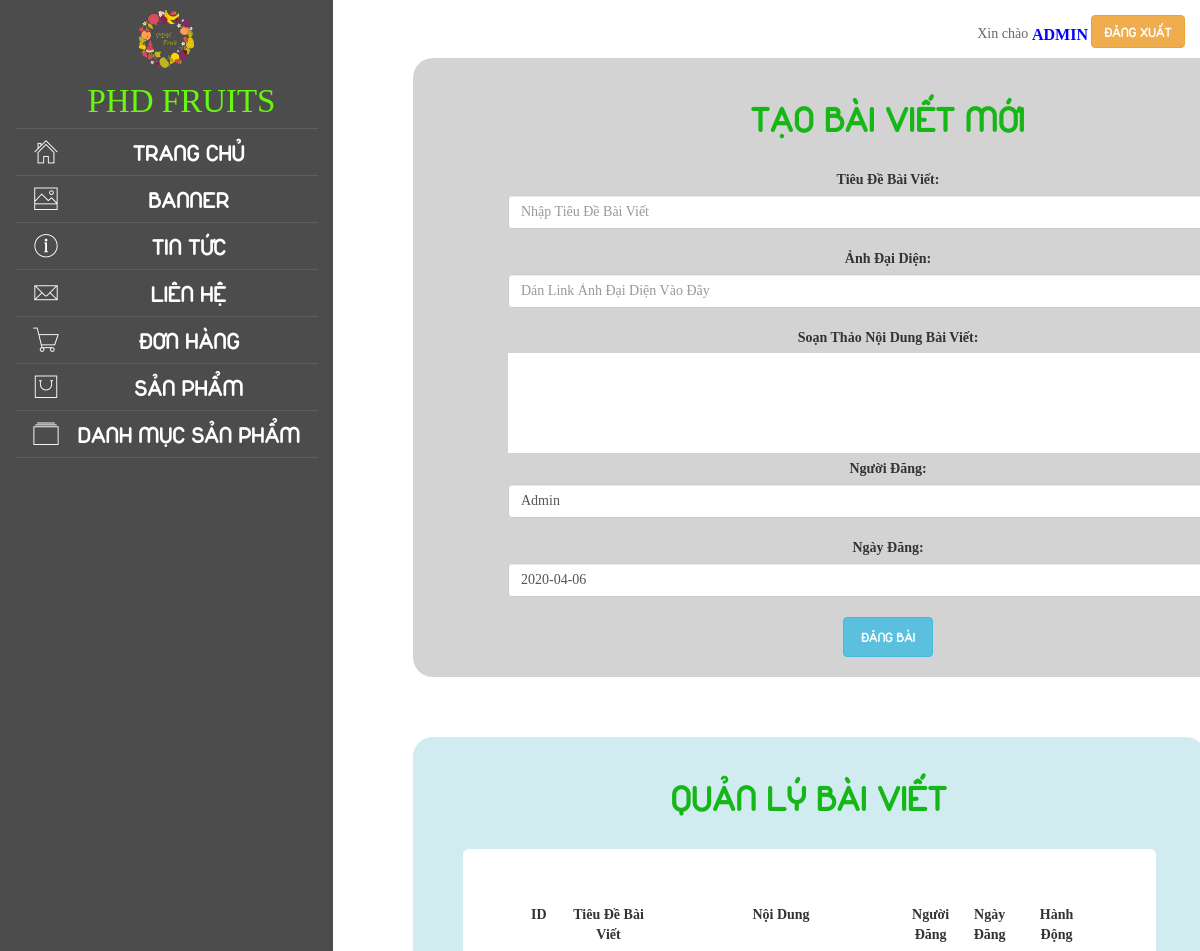
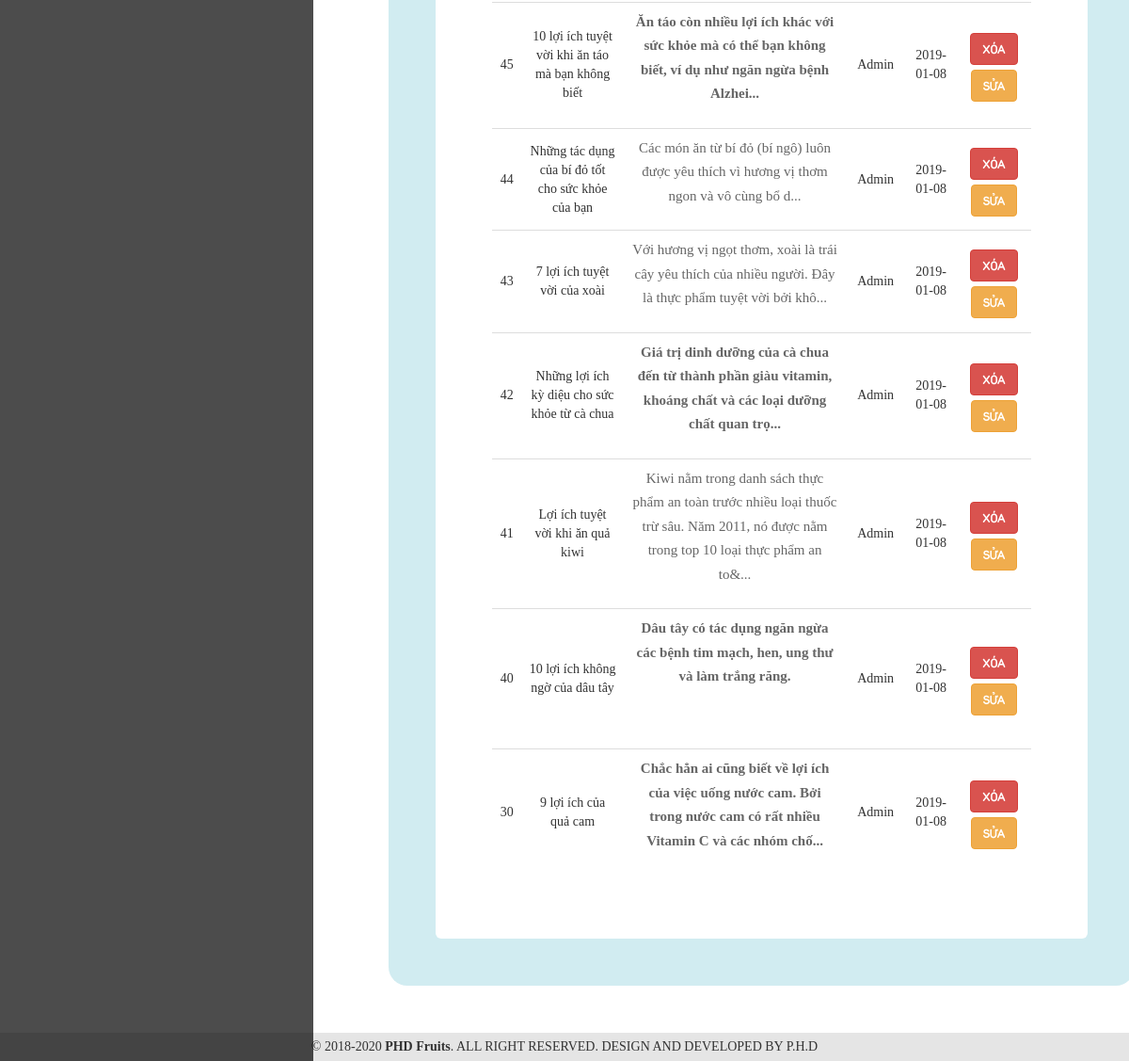
The page /PHDFruits/admin/index.php?ref=blogs (signed in) on the database its author committed (2 pictures, top to bottom).
### tables this page shows
CREATE TABLE `articles` (
  `id` int(50) NOT NULL,
  `title` varchar(500) NOT NULL,
  `link` text NOT NULL,
  `post` text NOT NULL,
  `author` varchar(50) NOT NULL,
  `date` date NOT NULL
);

### PHDFruits/admin/blogs/index.php (the view, shortened to what this page needs)
<?php
require_once 'config.php';
$res = mysqli_query($connect, "SELECT * FROM articles order by id desc");
$data = mysqli_fetch_all($res);
?>
<div class="col-md-9">
    <div style="background-color: #D3D3D3; width: 900px; margin-left: 50px; border-radius: 20px;">
        <div id="createpost">
            <h2>Tạo Bài Viết Mới</h2>
            <br/>
            <form method="post" action="">
                <label for="title">Tiêu Đề Bài Viết:</label>
                <input type="text" name="title" id="title" placeholder="Nhập Tiêu Đề Bài Viết" class="form-control" value="" required>
                <br/>
                <label for="link">Ảnh Đại Diện: </label><br/>
                <input type="text" name="link" value="" class="form-control" placeholder="Dán Link Ảnh Đại Diện Vào Đây" required/>
                <br/>
                <label for="post">Soạn Thảo Nội Dung Bài Viết:</label><br>
                <textarea rows="5" cols="100" id="post" name="post"></textarea>
                <br/>
                <label for="tacgia">Người Đăng: </label><br/>
                <input type="text" name="tacgia" value="Admin" class="form-control" required/>
                <br/>
                <label for="date">Ngày Đăng: </label><br/>
                <input type="text" name="date" value="<?php echo date("Y-m-d");?>" class="form-control" required/>
                <br/>
                <input type="submit" id="save" name="insert_blog" value="Đăng Bài" class="btn btn-info" style="width: 90px; height: 40px">
            </form>
        </div>
    </div>
    <br/><br/><br/>
    <div style="background-color: #d1ecf1; margin-left: 50px; margin-right: 50px; border-radius: 20px;">
        <br/>
        <center><h2>Quản Lý Bài Viết</h2></center>
        <br/>
        <div class="jumbotron" style="margin-left:  50px; margin-right: 50px; background-color: white">
            <table class="table table-hover">
                <thead>
                <tr style="font-weight: bold;">
                    <td>ID</td>
                    <td>Tiêu Đề Bài Viết</td>
                    <td>Nội Dung</td>
                    <td>Người Đăng</td>
                    <td>Ngày Đăng</td>
                    <td>Hành Động</td>
                </tr>
                </thead>
                <tbody>
                <?php foreach ($data as $item) { ?>
                    <form method="post" action="" style="display: inline-block">
                        <tr class="t-row">
                            <td><?php echo "<input name='id' type='hidden' value='$item[0]'/> $item[0]" ?></td>
                            <td><?php echo $item[1]; ?></td>
                            <td class="noi_dung"><?php $str = $item[3];
                                $lenghtstr = strlen($str);
                                if ($lenghtstr > 195){
                                    $getstr =  substr( $str,  0, 191);
                                    $str = $getstr."...";
                                }else{
                                    $str = $str."...";
                                }
                                echo $str;?></td>
                            <td><?php echo $item[4]; ?></td>
                            <td><?php echo $item[5]; ?></td>
                            <td>
                                <button type="submit" name="delete_blog" class="btn btn-danger" onclick="return confirm('Bạn Có Chắc Chắn Xóa Bài Viết Này Không?')" style="margin-top: 5px;">Xóa</button>
                    </form>
                    <form method="post" action="?ref=edit_blog" style="display: inline-block">
                                <button type="submit" class="btn btn-warning" style="margin-top: 5px;">Sửa</button>
                    </form>
                <?php } ?>
                </tbody>
            </table>
        </div>
        <br/>
    </div>
    <br/><br/><br/><br/>
</div>

### PHDFruits/admin/css/styles/login/css/main.css (style rules this page uses)
* { margin: 0px; padding: 0px; box-sizing: border-box; }
body, html { height: 100%; font-family: Poppins-Regular, sans-serif; }
h1,h2,h3,h4,h5,h6 { margin: 0px; }
p { font-family: Poppins-Regular; font-size: 14px; line-height: 1.7; color: #666666; margin: 0px; }
input { outline: none; border: none; }
textarea { outline: none; border: none; }
button { outline: none !important; border: none; background: transparent; }

### PHDFruits/admin/css/style.css (style rules this page uses)
body, html { font-family: 'ARIALUNI'; height: 100%; margin: 0; overflow-x: hidden; }
h2 { text-transform: uppercase; color: #15B616; font-family: 'Duepuntozero-Bold'; font-size: 38px; }
.btn { font-family: 'Duepuntozero-Bold'; font-weight: lighter; text-transform: uppercase; }
.col-md-9 { margin-left: 363px; }
.table { font-family: 'ARIALUNI'; }
.table > tbody > tr > td { vertical-align: middle; }
tbody tr td { text-align:center; }

### PHDFruits/admin/index.php (style rules this page uses)
table { display: table; text-align: center }
.table > tbody > tr > td { vertical-align: middle; }

### PHDFruits/admin/blogs/index.php (style rules this page uses)
#createpost { padding: 30px; width: 800px; margin-left: 50px; padding: 20px; }
.noi_dung p { font-size: 15px; }

### rows shown on the page
articles: id "45", title "10 lợi ích tuyệt vời khi ăn táo mà bạn không biết", post "Ăn táo còn nhiều lợi ích khác với sức khỏe mà có thể bạn không biết, ví dụ như ngăn ngừa bệnh Alzhei...", author "Admin", date "2019-01-08"
articles: id "44", title "Những tác dụng của bí đỏ tốt cho sức khỏe của bạn", post "Các món ăn từ bí đỏ (bí ngô) luôn được yêu thích vì hương vị thơm ngon và vô cùng bổ d...", author "Admin", date "2019-01-08"
articles: id "43", title "7 lợi ích tuyệt vời của xoài", post "Với hương vị ngọt thơm, xoài là trái cây yêu thích của nhiều người. Đây là thực phẩm tuyệt vời bởi khô...", author "Admin", date "2019-01-08"
articles: id "42", title "Những lợi ích kỳ diệu cho sức khỏe từ cà chua", post "Giá trị dinh dưỡng của cà chua đến từ thành phần giàu vitamin, khoáng chất và các loại dưỡng chất quan trọ...", author "Admin", date "2019-01-08"
articles: id "41", title "Lợi ích tuyệt vời khi ăn quả kiwi", post "Kiwi nằm trong danh sách thực phẩm an toàn trước nhiều loại thuốc trừ sâu. Năm 2011, nó được nằm trong top 10 loại thực phẩm an to&...", author "Admin", date "2019-01-08"
articles: id "40", title "10 lợi ích không ngờ của dâu tây", post "Dâu tây có tác dụng ngăn ngừa các bệnh tim mạch, hen, ung thư và làm trắng răng.", author "Admin", date "2019-01-08"
articles: id "30", title "9 lợi ích của quả cam", post "Chắc hẳn ai cũng biết về lợi ích của việc uống nước cam. Bởi trong nước cam có rất nhiều Vitamin C và các nhóm chố...", author "Admin", date "2019-01-08"

### other values the page prints
$_SESSION['username'] "ADMIN"
